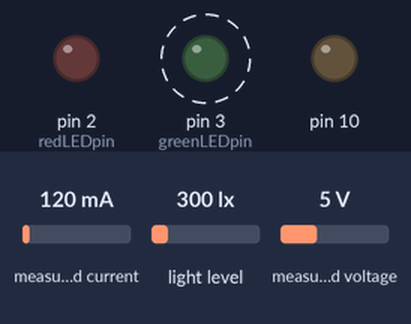
A sketch run on a simulated Arduino Uno, built with avr-gcc and run on an emulated ATmega328P. Parts: output pins drawn as LEDs (lit = HIGH). Dashed ring = blinking. The test bench sets the inputs (shaded band); at power-on: light level 300 lx, measured current 120 mA, measured voltage 5 V. The local clock reads 2024-03-15 10:24:30 at power-on unless the sketch sets it; storage starts empty; what the sketch prints to the serial monitor is not drawn.

Above: at 1.9 s.
2.0 s: light level set to 110 lx
6.1 s: light level set to 93 lx
Timing chart, 0 to 15.6 s (numbered marks = the images above; inputs shaded):
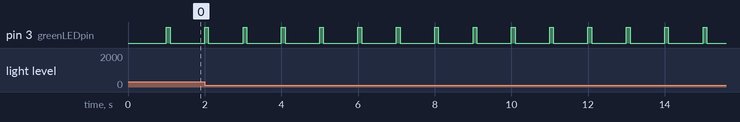

Measured:
- by itself, pin 3 (greenLEDpin): alternates HIGH for 0.10 s and LOW for 0.90 s

The sketch:

RadiationLogger.ino
```cpp
//Solar Charger Power Logger
//Light sensors and Power measurements
//Magaly Sandoval
//Compology
//December, 2014.
//V1.1

  //Libraries required
  #include <Wire.h>
  #include <SD.h>
  #include <Adafruit_Sensor.h>
  #include <Adafruit_INA219.h>
  #include <Adafruit_TSL2561_U.h>
  #include "RTClib.h"

/* Power IC */

  Adafruit_INA219 ina219;

/*   I2C Address
   ===========
   The address will be different depending on whether you leave
   the ADDR pin floating (addr 0x39), or tie it to ground or vcc.
   The default addess is 0x39, which assumes the ADDR pin is floating
   (not connected to anything).  If you set the ADDR pin high
   or low, use TSL2561_ADDR_HIGH (0x49) or TSL2561_ADDR_LOW
   (0x29) respectively.
*/

  Adafruit_TSL2561_Unified tsl = Adafruit_TSL2561_Unified(TSL2561_ADDR_FLOAT, 1);
  Adafruit_TSL2561_Unified tsl2 = Adafruit_TSL2561_Unified(TSL2561_ADDR_HIGH, 2);
  Adafruit_TSL2561_Unified tsl3 = Adafruit_TSL2561_Unified(TSL2561_ADDR_LOW, 3);

  // how many milliseconds between grabbing data and logging it.
  #define LOG_INTERVAL  1000 // mills between entries (reduce to take more/faster data)

  // how many milliseconds before writing the logged data permanently to disk
  // set it to the LOG_INTERVAL to write each time (safest)
  // set it to 10*LOG_INTERVAL to write all data every 10 datareads, you could lose up to
  // the last 10 reads if power is lost but it uses less power and is much faster!
  #define SYNC_INTERVAL 1000 // mills between calls to flush() - to write data to the card
  uint32_t syncTime = 0; // time of last sync()

  #define ECHO_TO_SERIAL   1 // echo data to serial port
  #define WAIT_TO_START    0 // Wait for serial input in setup()

  // the digital pins that connect to the LEDs
  #define redLEDpin 2
  #define greenLEDpin 3

  #define BANDGAPREF 14            // special indicator that we want to measure the bandgap

  #define aref_voltage 3.3         // we tie 3.3V to ARef and measure it with a multimeter!
  #define bandgap_voltage 1.1      // this is not super guaranteed but its not -too- off

  RTC_DS1307 RTC; // define the Real Time Clock object

  // for the data logging shield, we use digital pin 10 for the SD cs line
  const int chipSelect = 10;

  // the logging file
  File logfile;

  void error(char *str)
  {
    Serial.print("error: ");
    Serial.println(str);

    // red LED indicates error
    digitalWrite(redLEDpin, HIGH);

    while(1);
  }


  void setup(void)
  {
    uint32_t currentFrequency;

    Serial.begin(9600);
    Serial.println();
    Wire.begin(); //Join the bus as a master

    // use debugging LEDs
    pinMode(redLEDpin, OUTPUT);
    pinMode(greenLEDpin, OUTPUT);


  #if WAIT_TO_START
    Serial.println("Type any character to start");
    while (!Serial.available());
  #endif //WAIT_TO_START

    // initialize the SD card
    Serial.print("Initializing SD card...");
    // make sure that the default chip select pin is set to
    // output, even if you don't use it:
    pinMode(10, OUTPUT);

    // see if the card is present and can be initialized:
    if (!SD.begin(chipSelect)) {
      error("Card failed, or not present");
    }
    Serial.println("card initialized.");

    // create a new file
    char filename[] = "Logger00.CSV";
    for (uint8_t i = 0; i < 100; i++) {
      filename[6] = i/10 + '0';
      filename[7] = i%10 + '0';
      if (! SD.exists(filename)) {
        // only open a new file if it doesn't exist
        logfile = SD.open(filename, FILE_WRITE);
        break;  // leave the loop!
      }
    }

    if (! logfile) {
      error("couldnt create file");
    }

    Serial.print("Logging to: ");
    Serial.println(filename);

    // connect to RTC
    Wire.begin();
    if (!RTC.begin()) {
      logfile.println("RTC failed");
  #if ECHO_TO_SERIAL
      Serial.println("RTC failed");
  #endif  //ECHO_TO_SERIAL
    }

    logfile.println("MILIS,DATETIME,LUX1,LUX2,LUX3,CURRENT,LOAD_VOLTAGE,POWER");
  #if ECHO_TO_SERIAL
    Serial.println("MILIS,DATETIME,LUX1,LUX2,LUX3,CURRENT,LOAD_VOLTAGE,POWER");
  #endif //ECHO_TO_SERIAL

    // If you want to set the aref to something other than 5v
    analogReference(EXTERNAL);

    /* Initialize the Light sensor */

  if(!tsl.begin())
  {
    /* There was a problem detecting the ADXL345 ... check your connections */
    Serial.print("Ooops, no TSL2561 detected ... Check your wiring or I2C ADDR!");
    while(1);
  }
    if(!tsl2.begin())
  {
    /* There was a problem detecting the ADXL345 ... check your connections */
    Serial.print("Ooops, no TSL2561_2 detected ... Check your wiring or I2C ADDR!");
    while(1);
  }
      if(!tsl3.begin())
  {
    /* There was a problem detecting the ADXL345 ... check your connections */
    Serial.print("Ooops, no TSL2561_2 detected ... Check your wiring or I2C ADDR!");
    while(1);
  }
  /* Display some basic information on this sensor */
  displaySensorDetails();

  /* Setup the sensor gain and integration time */
  configureSensor();

  /*INA219 INITIATION */
  ina219.begin();

  /* We're ready to go! */
  Serial.println("");

  }

  void loop(void)
  {
    DateTime now;

    // delay for the amount of time we want between readings
    delay((LOG_INTERVAL -1) - (millis() % LOG_INTERVAL));

    digitalWrite(greenLEDpin, HIGH);

    // log milliseconds since starting
    uint32_t m = millis();
    logfile.print(m);           // milliseconds since start
    logfile.print(", ");
  #if ECHO_TO_SERIAL
    Serial.print(m);         // milliseconds since start
    Serial.print(", ");
  #endif

    // fetch the time
    now = RTC.now();
    // log time
    logfile.print('"');
    logfile.print(now.year(), DEC);
    logfile.print("/");
    logfile.print(now.month(), DEC);
    logfile.print("/");
    logfile.print(now.day(), DEC);
    logfile.print(" ");
    logfile.print(now.hour(), DEC);
    logfile.print(":");
    logfile.print(now.minute(), DEC);
    logfile.print(":");
    logfile.print(now.second(), DEC);
    logfile.print('"');
    logfile.print(",");


   //Write Light Data
  //*******************************************************************************
    /* Get a new sensor event */
  sensors_event_t event;
  sensors_event_t event2;
  sensors_event_t event3;

  tsl.getEvent(&event);
  tsl2.getEvent(&event2);
  tsl3.getEvent(&event3);

  if (event.light)
  {
    Serial.println("");
    Serial.print(event.light); Serial.println(" lux");
    logfile.print(event.light);
    logfile.print(",");
 }
  else if (event.light == 0)
  {
    /* If event.light = 0 lux the sensor is probably saturated
       and no reliable data could be generated! */
    Serial.print(40000); Serial.println(" lux");
    logfile.print(event.light);
    logfile.print(",");
  }
  if (event2.light)
  {
    Serial.print(event2.light); Serial.println(" lux2");
    logfile.print(event2.light);
    logfile.print(",");
  }
  else if (event2.light == 0)
  {
    /* If event.light = 0 lux the sensor is probably saturated
       and no reliable data could be generated! */
    Serial.print(40000); Serial.println(" lux2");
    logfile.print(event2.light);
    logfile.print(",");
  }
   if (event3.light)
  {
    Serial.print(event3.light); Serial.println(" lux3");
    logfile.print(event3.light);
    logfile.print(",");
  }
  else if (event3.light == 0)
  {
    /* If event.light = 0 lux the sensor is probably saturated
       and no reliable data could be generated! */
    Serial.print(40000); Serial.println(" lux3");
    logfile.print(event3.light);
    logfile.print(",");

  }

 // delay(500);

   //Write Power Data
  //*******************************************************************************
  float shuntvoltage = 0;
  float busvoltage = 0;
  float current_mA = 0;
  float loadvoltage = 0;
  float power = 0;

  shuntvoltage = ina219.getShuntVoltage_mV();
  busvoltage = ina219.getBusVoltage_V();
  current_mA = ina219.getCurrent_mA();
  loadvoltage = busvoltage + (shuntvoltage / 1000);
  power = loadvoltage*current_mA*0.001;

  Serial.print("Load Voltage:  "); Serial.print(loadvoltage); Serial.println(" V");
  Serial.print("Current:       "); Serial.print(current_mA); Serial.println(" mA");
  Serial.print("Power:         "); Serial.print(power); Serial.println(" W");
  Serial.println("");

  logfile.print(current_mA);
  logfile.print(",");
  logfile.print(loadvoltage);
  logfile.print(",");
  logfile.print(power);
  logfile.print(",");

  //New Line
    logfile.println();
  #if ECHO_TO_SERIAL
    Serial.println();
  #endif // ECHO_TO_SERIAL

    digitalWrite(greenLEDpin, LOW);

    // Now we write data to disk! Don't sync too often - requires 2048 bytes of I/O to SD card
    // which uses a bunch of power and takes time
    if ((millis() - syncTime) < SYNC_INTERVAL) return;
    syncTime = millis();

    // blink LED to show we are syncing data to the card & updating FAT!
    digitalWrite(redLEDpin, HIGH);
    logfile.flush();
    digitalWrite(redLEDpin, LOW);

  }


   //************************************************************************/

  // ---------------------LIGHT OPERATIONS----------------------------

   void displaySensorDetails(void)
{
  sensor_t sensor;
  sensor_t sensor2;
  sensor_t sensor3;
  tsl.getSensor(&sensor);
  tsl2.getSensor(&sensor2);
  tsl3.getSensor(&sensor3);
  Serial.println("------------------------------------");
  Serial.print  ("Sensor1:       "); Serial.println(sensor.name);
  Serial.print  ("Sensor2:       "); Serial.println(sensor2.name);
  Serial.print  ("Sensor2:       "); Serial.println(sensor3.name);
  Serial.println("------------------------------------");
  Serial.println("");
  delay(500);
}

/**************************************************************************/
/*
    Configures the gain and integration time for the TSL2561
*/
/**************************************************************************/
void configureSensor(void)
{
  tsl.setGain(TSL2561_GAIN_1X);
  tsl2.setGain(TSL2561_GAIN_1X);
  tsl3.setGain(TSL2561_GAIN_1X);

  /* Changing the integration time gives you better sensor resolution (402ms = 16-bit data) */
  tsl.setIntegrationTime(TSL2561_INTEGRATIONTIME_13MS);      /* fast but low resolution */
  tsl2.setIntegrationTime(TSL2561_INTEGRATIONTIME_13MS);      /* fast but low resolution */
  tsl3.setIntegrationTime(TSL2561_INTEGRATIONTIME_13MS);      /* fast but low resolution */
}
```
